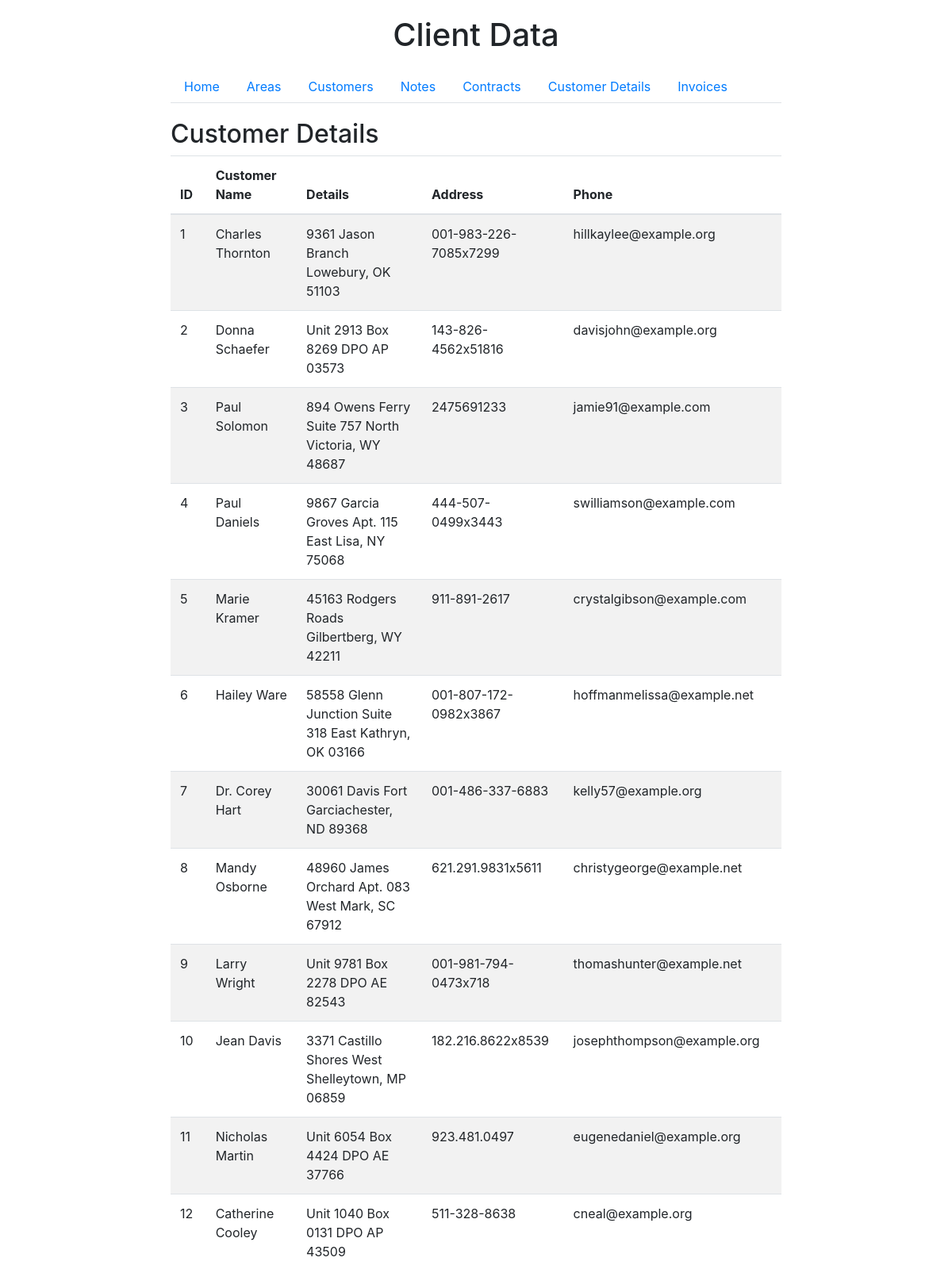
/details (upper part), run on the app's committed database.
### tables this page shows
CREATE TABLE customer_details (
            detail_id INTEGER PRIMARY KEY AUTOINCREMENT,
            customer_id INTEGER,
            address TEXT,
            phone TEXT,
            email TEXT,
            FOREIGN KEY (customer_id) REFERENCES customers(customer_id)
        );

CREATE TABLE customers (
            customer_id INTEGER PRIMARY KEY AUTOINCREMENT,
            customer_name TEXT,
            area_id INTEGER,
            FOREIGN KEY (area_id) REFERENCES customer_areas(area_id)
        );

### app.py (the view)
@app.route('/details')
def details():
    details_data = get_data('customer_details')
    customers_data = get_data('customers')
    return render_template('details.html', details=details_data, customers=customers_data)

### app.py (called while the page is built)
def get_data(table_name):
    conn = sqlite3.connect('clients.db')
    cursor = conn.cursor()
    cursor.execute(f'SELECT * FROM {table_name}')
    data = cursor.fetchall()
    conn.close()
    return data

### templates/details.html
{% extends 'index.html' %}
{% block content %}
    <h2>Customer Details</h2>
    <table class="table table-striped">
        <thead>
            <tr>
                <th>ID</th>
                <th>Customer Name</th>
                <th>Details</th>
                <th>Address</th>
                <th>Phone</th>
            </tr>
        </thead>
        <tbody>
            {% for detail in details %}
            <tr>
                <td>{{ detail[0] }}</td>
                <td>{{ customers[detail[0]-1][1] }}</td>
                <td>{{ detail[2] }}</td>
                <td>{{ detail[3] }}</td>
                <td>{{ detail[4] }}</td>
            </tr>
            {% endfor %}
        </tbody>
    </table>
{% endblock %}

### templates/index.html (style rules this page uses)
body { padding: 20px; }

### data on the page
customer_details: detail_id "1", address "9361 Jason Branch Lowebury, OK 51103", phone "001-983-226-7085x7299", email "hillkaylee@example.org"
customers: customer_name "Charles Thornton"
customer_details: detail_id "2", address "Unit 2913 Box 8269 DPO AP 03573", phone "143-826-4562x51816", email "davisjohn@example.org"
customers: customer_name "Donna Schaefer"
customer_details: detail_id "3", address "894 Owens Ferry Suite 757 North Victoria, WY 48687", phone "2475691233", email "jamie91@example.com"
customers: customer_name "Paul Solomon"
customer_details: detail_id "4", address "9867 Garcia Groves Apt. 115 East Lisa, NY 75068", phone "444-507-0499x3443", email "swilliamson@example.com"
customers: customer_name "Paul Daniels"
customer_details: detail_id "5", address "45163 Rodgers Roads Gilbertberg, WY 42211", phone "911-891-2617", email "crystalgibson@example.com"
customers: customer_name "Marie Kramer"
customer_details: detail_id "6", address "58558 Glenn Junction Suite 318 East Kathryn, OK 03166", phone "001-807-172-0982x3867", email "hoffmanmelissa@example.net"
customers: customer_name "Hailey Ware"
customer_details: detail_id "7", address "30061 Davis Fort Garciachester, ND 89368", phone "001-486-337-6883", email "kelly57@example.org"
customers: customer_name "Dr. Corey Hart"
customer_details: detail_id "8", address "48960 James Orchard Apt. 083 West Mark, SC 67912", phone "621.291.9831x5611", email "christygeorge@example.net"
customers: customer_name "Mandy Osborne"
customer_details: detail_id "9", address "Unit 9781 Box 2278 DPO AE 82543", phone "001-981-794-0473x718", email "thomashunter@example.net"
customers: customer_name "Larry Wright"
customer_details: detail_id "10", address "3371 Castillo Shores West Shelleytown, MP 06859", phone "182.216.8622x8539", email "josephthompson@example.org"
customers: customer_name "Jean Davis"
customer_details: detail_id "11", address "Unit 6054 Box 4424 DPO AE 37766", phone "923.481.0497", email "eugenedaniel@example.org"
customers: customer_name "Nicholas Martin"
customer_details: detail_id "12", address "Unit 1040 Box 0131 DPO AP 43509", phone "511-328-8638", email "cneal@example.org"
customers: customer_name "Catherine Cooley"
